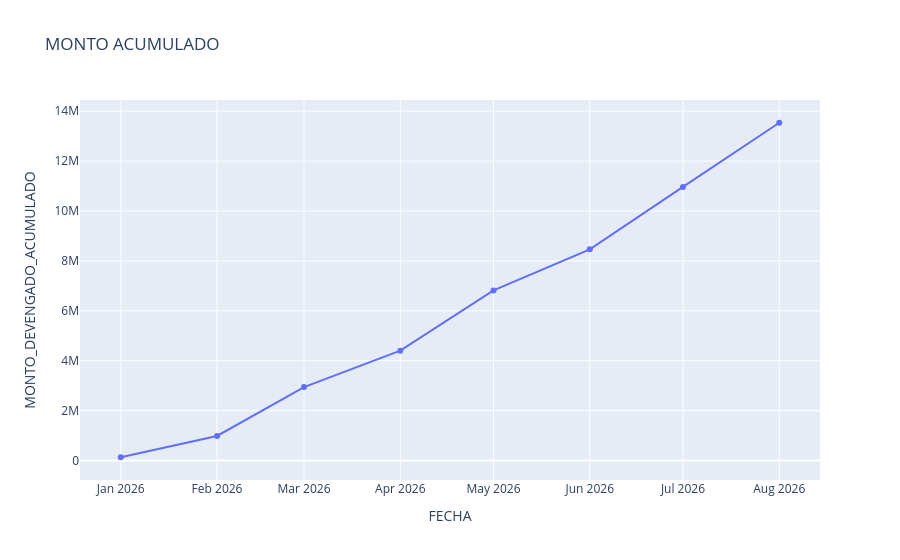

Notebook code cell kept with this figure:
### Code cell
tambo = ejecucion_mensual[ejecucion_mensual["DISTRITO_EJECUTORA_NOMBRE"] == "EL TAMBO"].sort_values("FECHA")
import plotly.express as px

fig = px.line(
    tambo,
    x="FECHA", 
    y="MONTO_DEVENGADO_ACUMULADO",
    title='MONTO ACUMULADO',
    markers=True,
    )

fig.show()

### Figure 1 — Plotly figure (JSON) as saved in the notebook; plotly's stock layout.template omitted (floating-point values rounded to 4 significant figures)
{"data": [{"hovertemplate": "FECHA=%{x}<br>MONTO_DEVENGADO_ACUMULADO=%{y}<extra></extra>", "legendgroup": "", "line": {"color": "#636efa", "dash": "solid"}, "marker": {"symbol": "circle"}, "mode": "lines+markers", "name": "", "orientation": "v", "showlegend": false, "type": "scatter", "x": ["2026-01-01T00:00:00.000000", "2026-02-01T00:00:00.000000", "2026-03-01T00:00:00.000000", "2026-04-01T00:00:00.000000", "2026-05-01T00:00:00.000000", "2026-06-01T00:00:00.000000", "2026-07-01T00:00:00.000000", "2026-08-01T00:00:00.000000"], "xaxis": "x", "y": [132700.0, 985400.0, 2943000.0, 4403000.0, 6819000.0, 8467000.0, 10970000.0, 13540000.0], "yaxis": "y"}], "layout": {"legend": {"tracegroupgap": 0}, "title": {"text": "MONTO ACUMULADO"}, "xaxis": {"anchor": "y", "domain": [0, 1], "title": {"text": "FECHA"}}, "yaxis": {"anchor": "x", "domain": [0, 1], "title": {"text": "MONTO_DEVENGADO_ACUMULADO"}}}}
